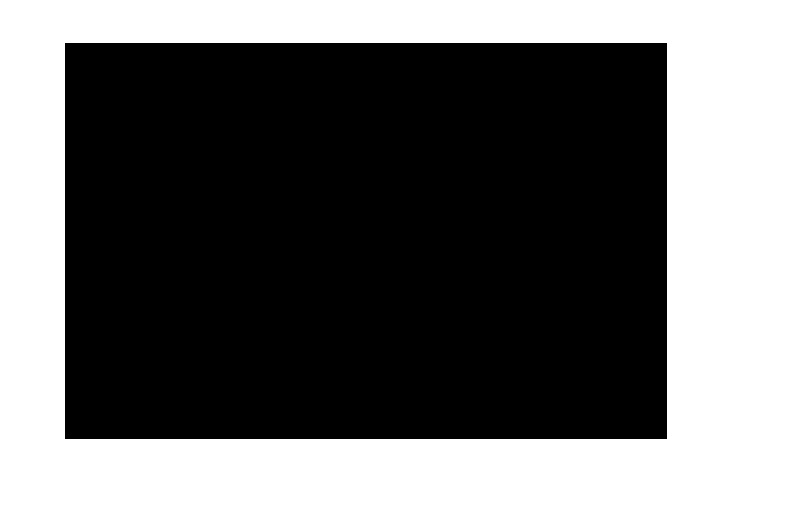
%> input picture 1.jpg, 787 x 513 px
$ octave doeOp1.m   (GNU Octave 9; MATLAB toolbox functions it lacks are replaced by stand-ins)
%> lines starting %> are read from the running program, lines starting %| are printed output that depends on the picture; in (x1, y1, x2, y2) boxes, pixels count from 0 and x2, y2 are one past the last pixel; in counts of white or black regions, pixels touching at a corner belong together; the program's own positions count from 1
%% 理论输出图
image = im2double(255 - rgb2gray(imread('1.jpg')));
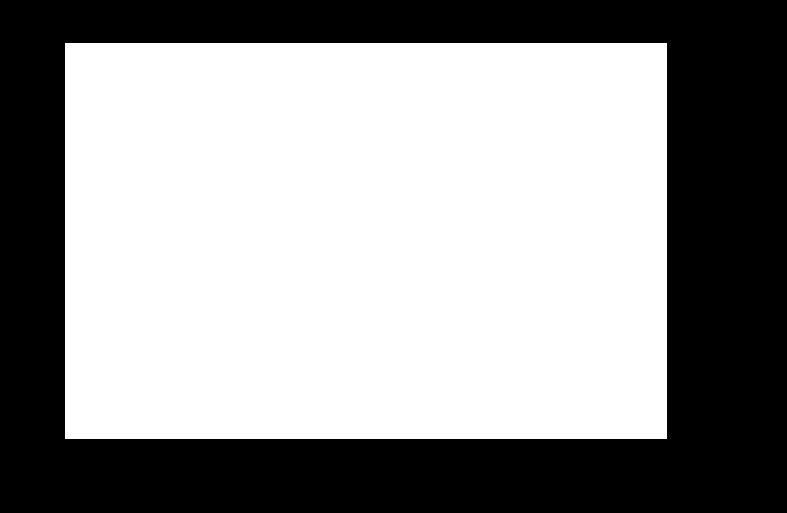
%> image: size 513x787 double; min 0, max 1, mean 0.59
image0 = imresize(image,[512,512],'bilinear');
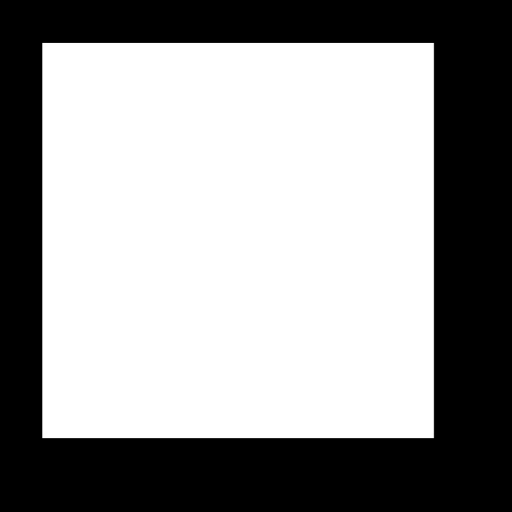
%> image0: size 512x512 double; min 0, max 1, mean 0.59
idea_image0 = image0;
figure(2)
subplot(1,3,1)
imshow(idea_image0);%显示理论输出光强分布
set(gca,'fontname','times new roman','fontsize',16);    %设置图形对象属性
title('输出面理论光强分布','fontname','华文中宋','fontsize',16);


%% 入射高斯光束参数设置
Nxy = 512;          %x,y坐标采样点
lambda = 632.8e-9;    %波长为 632nm
k = 2*pi/lambda;    %波数
w0 = 6e-3;        %光斑尺寸 6mm
z = 0;
Z_R = pi*w0^2/lambda;           %瑞利长度
w_z = w0*sqrt(1+(z/Z_R)^2);     %光束在z位置的半径
%坐标设置
[x,y] = meshgrid(linspace(-10e-3,10e-3,Nxy));     %近场直角坐标
E = w0/w_z*exp(-(x.^2+y.^2)/w0^2)*exp(-1i*(k*z));%z=0束腰处入射光场分布
I = (abs(E)).^2;%入射光束腰面光强
phase = angle(E);%入射光束腰面相位
%% 经过DOE元件附加随机初相位
add_phase = (2*rand(Nxy,Nxy) - 1)*pi;
estimated_image = E.*exp(1i*add_phase); %模拟初次经过DOE后高斯光束

%% 迭代计算
tic
idea_image = sqrt(idea_image0);%理论振幅图
simlist = zeros(1,200);
idea_image_bw=1 - im2bw(idea_image0, 0);
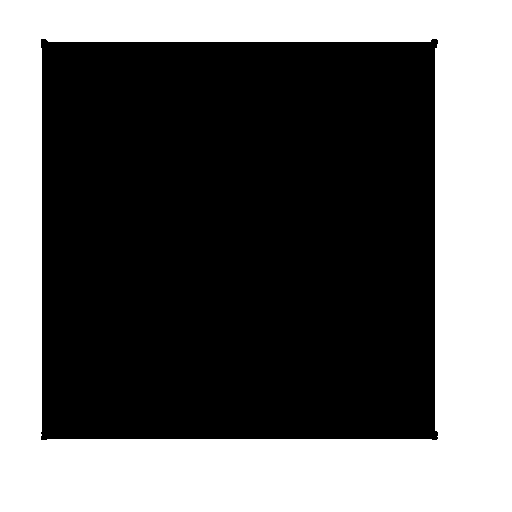
%> idea_image_bw: size 512x512 double; values 0 (black) and 1 (white), 40.4% white; 1 white region, box (x1, y1, x2, y2) and area: (0, 0, 512, 512) 106028

P1 = idea_image/sum(sum(idea_image));
seta = 2;
for m = 1:200
    F_image = fft2(estimated_image);%第k次迭代时，输出光场
    absF_image = abs(F_image)*2/Nxy;
    sim = corrcoef(idea_image,absF_image);%振幅的相关系数
    simlist(m) = sim(1,2);
    if sim(1,2)>=0.99
        break
    end


    P2 = absF_image/sum(sum(absF_image));

    F_image_phase = angle(F_image);%保留相位
    if m == 1
        F_image_phase1 = F_image_phase;
    end

    leta = ((P1./P2).^seta);
    F_estimated_image = (idea_image + absF_image.*leta).*exp(1i*F_image_phase);%对输出光场振幅和理论输出光场振幅进行交换
    IF_image = ifft2(F_estimated_image);%反傅里叶变换后，计算的k+1次输入光场
    IF_image_phase = angle(IF_image);%保留相位
    estimated_image = E.*exp(1i*IF_image_phase);%实际第k+1次输入光场
end
%> this loop made 200 passes
%> sim on passes 1 to 3: [1 0.00143; 0.00143 1], [1 0.457; 0.457 1], [1 0.619; 0.619 1]
%> pass 1, `IF_image_phase = angle(IF_image);`:
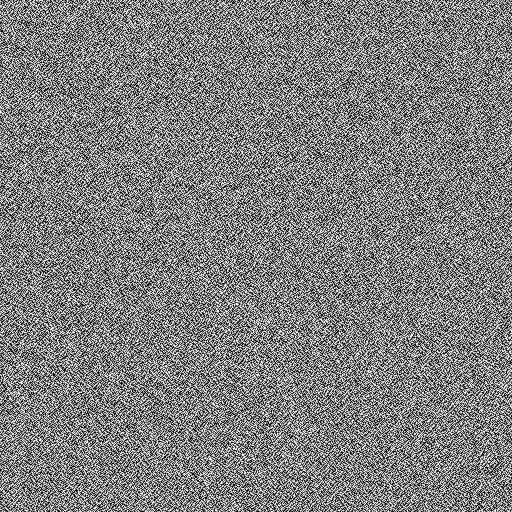
%> IF_image_phase: size 512x512 double; min -3.14, max 3.14, mean -0.000322; drawn with min black and max white
%> after the loop:
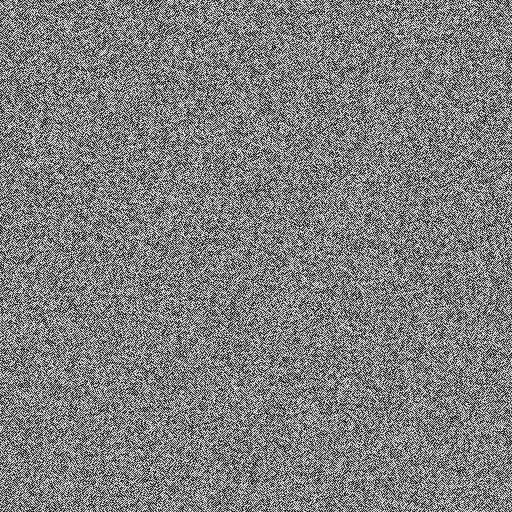
%> F_image_phase1: size 512x512 double; min -3.14, max 3.14, mean 0.00235; drawn with min black and max white
%> after the loop, simlist = 200 values from 0.00143 to 0.99
toc

subplot(1,3,2)
outimage = abs(F_image);
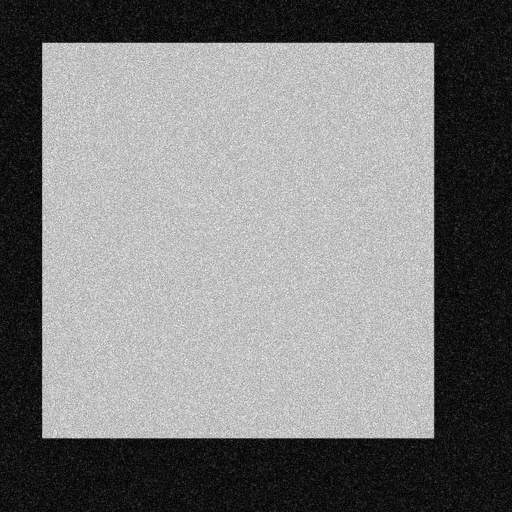
%> outimage: size 512x512 double; min 0.116, max 325.7, mean 156.5; drawn with min black and max white
outimage = outimage*2/Nxy;
% outimage = (outimage.^2);
imshow(outimage/max(max(outimage)));
set(gca,'fontname','times new roman','fontsize',16);    %设置图形对象属性
title('输出面振幅分布','fontname','华文中宋','fontsize',16);

subplot(1,3,3)
imshow(IF_image_phase)
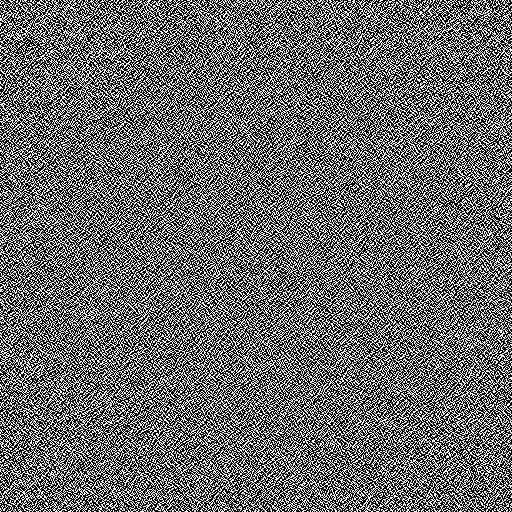
%> displayed picture: size 512x512, on the screen's scale of 0 to 255; min 0, max 255, mean 107.1
set(gca,'fontname','times new roman','fontsize',16);    %设置图形对象属性
title('DOE相位分布','fontname','华文中宋','fontsize',16);

idea_image_bw=1 - im2bw(idea_image0, 0);
SSE = sum(sum((absF_image - idea_image).^2))/(sum(sum(idea_image.^2)))
%> SSE = 0.0133
n = sum(sum(((1-idea_image_bw).*absF_image).^2))/(sum(sum(absF_image.^2)))
%> n = 0.992
n1 = sum(sum(((1-idea_image_bw).*absF_image).^2))/(sum(sum(idea_image.^2)))
%> n1 = 0.945
n2 = sum(sum(((idea_image_bw).*absF_image).^2))/(sum(sum(idea_image.^2)))
%> n2 = 0.00754
sumnum = sum(sum(1-idea_image_bw));
%> sumnum = 156116
mean_Abs_Fimage = sum(sum((1-idea_image_bw).*absF_image))/sumnum;
%> mean_Abs_Fimage = 0.964
std = sqrt(sum(sum((1-idea_image_bw).*((absF_image - mean_Abs_Fimage).^2)))/(sumnum - 1))
%> std = 0.0903
